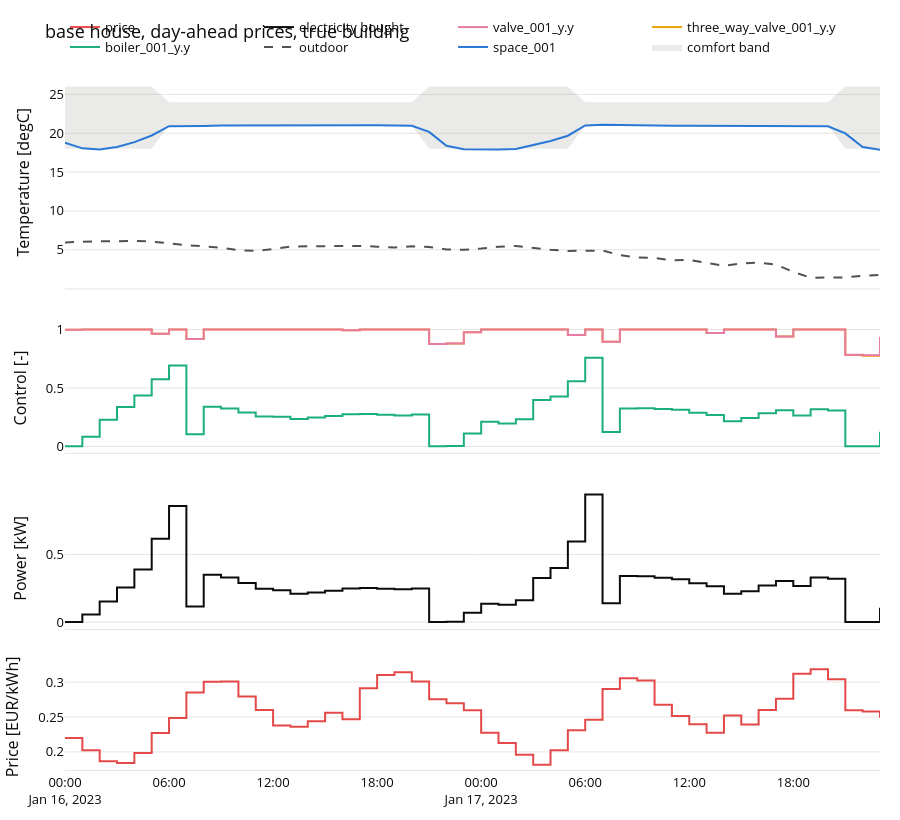

Notebook code for this chart:
### Markdown cell above
### MPC against the controllers of the YAML

The same building, period, tariff and comfort band, controlled by the thermostat, heating curve and buffer
controller written in the YAML (the closed-loop `FastModel`, simulated in a second): this is the reference an
MPC has to beat.

### Code cell
comparison = {}
for variant in _house.VARIANTS:
    for price in _house.PRICES:
        parts = {"variant": variant, "price": price, "band": "standard", "mismatch": "mismatch"}
        comparison[f"{variant} | {price} | MPC"] = _house.cached(**parts, estimator="mhe", days=_house.DAYS)
        comparison[f"{variant} | {price} | rule based"] = _house.reference(**parts)
display(kpi_table(comparison, ("total_cost", "energy_kwh", "comfort_violation_kh", "peak_power_kw", "low_price_share")))
display(plot_closed_loop(comparison["base | day-ahead | MPC"], "base house, day-ahead prices, true building"))
